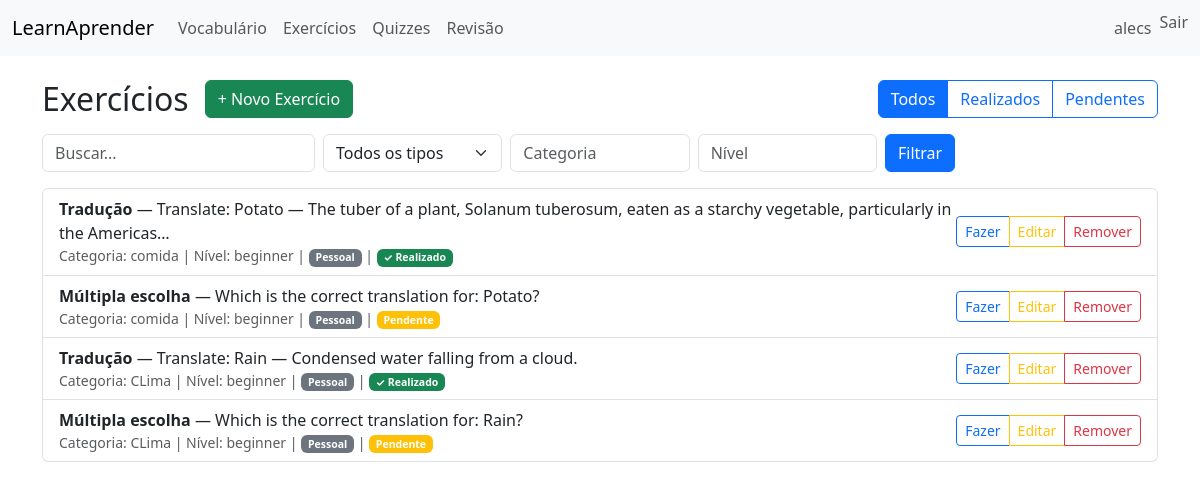
The page /exercises/ (signed in) on the database as committed earlier.
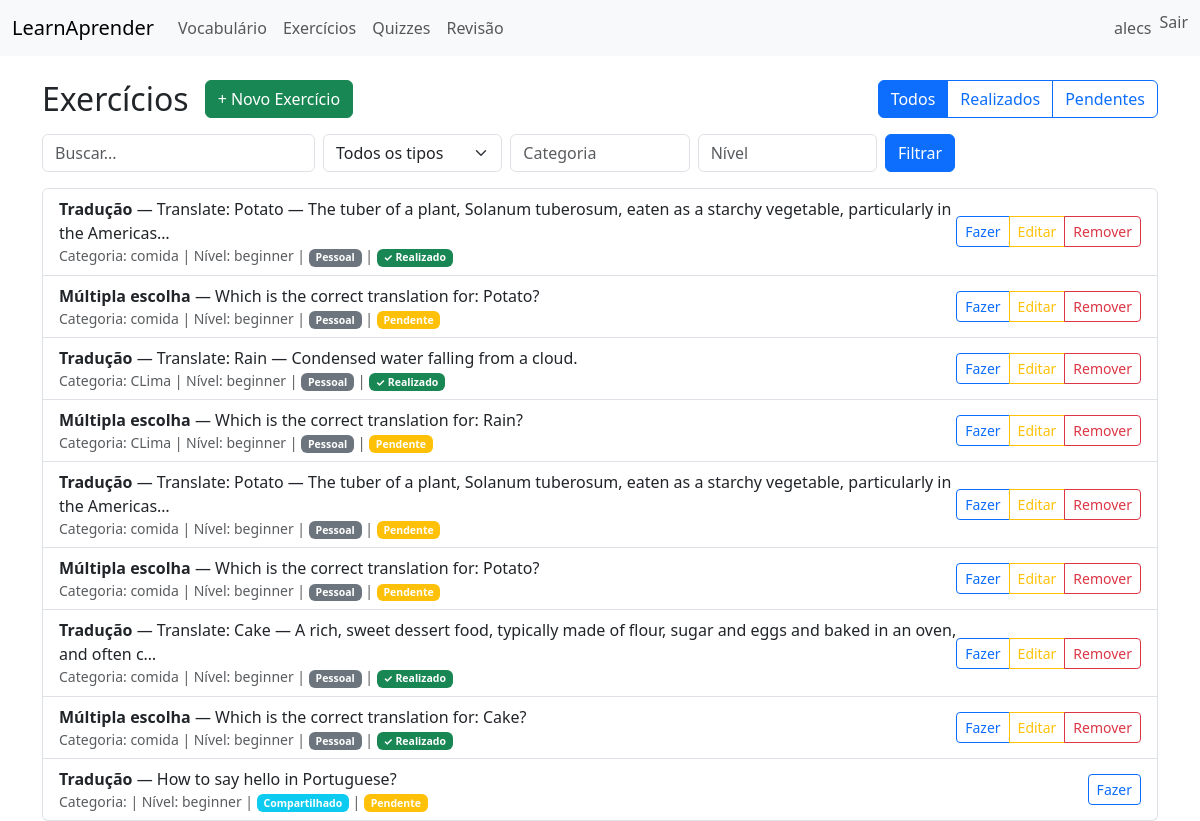
The same page on the database as committed later.
### exercises/models.py (models this page shows, shortened)
class Exercise(models.Model):
    TYPE_CHOICES = [
        ('mcq', 'Múltipla escolha'),
        ('gap', 'Preencher lacuna'),
        ('translate', 'Tradução'),
    ]
    question = models.TextField()
    exercise_type = models.CharField(max_length=20, choices=TYPE_CHOICES)
    choices = models.JSONField(blank=True, null=True, help_text='Lista de escolhas para MCQ')
    answer = models.TextField()
    level = models.CharField(max_length=20, blank=True)
    category = models.CharField(max_length=100, blank=True)
    created_by = models.ForeignKey(User, on_delete=models.SET_NULL, null=True, blank=True)
    is_shared = models.BooleanField(default=False, help_text='Se marcado, exercício é disponível para todos os usuários')
    created_at = models.DateTimeField(auto_now_add=True)

### exercises/views.py (the view)
# urls.py: path('', views.ExerciseListView.as_view(), name='list'),
class ExerciseListView(ListView):
    model = Exercise
    template_name = 'exercises/list.html'
    paginate_by = 15
    def get_queryset(self):
        from django.db.models import Q
        qs = Exercise.objects.filter(
            Q(created_by=self.request.user) | Q(is_shared=True)
        )
        q = self.request.GET.get('q')
        level = self.request.GET.get('level')
        category = self.request.GET.get('category')
        etype = self.request.GET.get('type')
        exercise_type = self.request.GET.get('exercise_type')
        done_filter = self.request.GET.get('done')
        if q:
            qs = qs.filter(question__icontains=q) | qs.filter(answer__icontains=q)
        if level:
            qs = qs.filter(level__icontains=level)
        if category:
            qs = qs.filter(category__icontains=category)
        if etype or exercise_type:
            filter_type = etype or exercise_type
            qs = qs.filter(exercise_type=filter_type)
        if done_filter == 'done':
            exercise_ids = PerformanceRecord.objects.filter(user=self.request.user).values_list('exercise_id', flat=True).distinct()
            qs = qs.filter(id__in=exercise_ids)
        elif done_filter == 'undone':
            exercise_ids = PerformanceRecord.objects.filter(user=self.request.user).values_list('exercise_id', flat=True).distinct()
            qs = qs.exclude(id__in=exercise_ids)
        return qs.order_by('id')
    def get_context_data(self, **kwargs):
        context = super().get_context_data(**kwargs)
        user_attempts = PerformanceRecord.objects.filter(
            user=self.request.user
        ).values_list('exercise_id', flat=True).distinct()
        for exercise in context.get('object_list', []):
            exercise.is_done = exercise.id in user_attempts
        if 'page_obj' in context:
            for exercise in context['page_obj']:
                exercise.is_done = exercise.id in user_attempts
        context['done_filter'] = self.request.GET.get('done', '')
        context['exercise_type'] = self.request.GET.get('exercise_type', '')
        return context

### templates/exercises/list.html (shortened to what this page needs)
{% extends 'base.html' %}
{% block content %}
  <div class="d-flex justify-content-between align-items-center mb-3">
    <div class="d-flex align-items-center gap-3">
      <h2 class="mb-0">Exercícios</h2>
      <a class="btn btn-success" href="{% url 'exercises:create' %}">+ Novo Exercício</a>
    </div>
    <div>
      <div class="btn-group" role="group" aria-label="Filtros">
        <a class="btn {% if done_filter == '' %}btn-primary{% else %}btn-outline-primary{% endif %}" href="{% url 'exercises:list' %}?done=">Todos</a>
        <a class="btn {% if done_filter == 'done' %}btn-primary{% else %}btn-outline-primary{% endif %}" href="{% url 'exercises:list' %}?done=done">Realizados</a>
        <a class="btn {% if done_filter == 'undone' %}btn-primary{% else %}btn-outline-primary{% endif %}" href="{% url 'exercises:list' %}?done=undone">Pendentes</a>
      </div>
    </div>
  </div>
  <form method="get" class="row g-2 mb-3">
    <div class="col-md-3"><input class="form-control" name="q" placeholder="Buscar..." value="{{ request.GET.q }}"></div>
    <div class="col-md-2">
      <select name="exercise_type" class="form-select">
        <option value="">Todos os tipos</option>
      </select>
    </div>
    <div class="col-md-2"><input class="form-control" name="category" placeholder="Categoria" value="{{ request.GET.category }}"></div>
    <div class="col-md-2"><input class="form-control" name="level" placeholder="Nível" value="{{ request.GET.level }}"></div>
    <div class="col-md-1"><button class="btn btn-primary">Filtrar</button></div>
  </form>
  <ul class="list-group">
    {% for ex in page_obj %}
      <li class="list-group-item d-flex justify-content-between align-items-center">
        <div>
          <strong>{{ ex.get_exercise_type_display }}</strong> — {{ ex.question|truncatechars:120 }}
          <div class="small text-muted">
            Categoria: {{ ex.category }} | Nível: {{ ex.level }}
            {% if ex.is_shared %}
              | <span class="badge bg-info">Compartilhado</span>
            {% else %}
              | <span class="badge bg-secondary">Pessoal</span>
            {% endif %}
            {% if ex.is_done %}
              | <span class="badge bg-success">✓ Realizado</span>
            {% else %}
              | <span class="badge bg-warning">Pendente</span>
            {% endif %}
          </div>
        </div>
        <div class="btn-group btn-group-sm" role="group">
          <a class="btn btn-outline-primary" href="{% url 'exercises:take' ex.pk %}">Fazer</a>
          {% if user == ex.created_by or user.is_staff %}
            <a class="btn btn-outline-warning" href="{% url 'exercises:edit' ex.pk %}">Editar</a>
            <a class="btn btn-outline-danger" href="{% url 'exercises:delete' ex.pk %}">Remover</a>
          {% endif %}
        </div>
      </li>
    {% empty %}
      <li class="list-group-item">Nenhum exercício encontrado.</li>
    {% endfor %}
  </ul>
{% endblock %}

### templates/base.html (shortened to what this page needs)
<!doctype html>
<html lang="en">
  <head>
    <link href="https://cdn.jsdelivr.net/npm/bootstrap@5.3.2/dist/css/bootstrap.min.css" rel="stylesheet">
  </head>
  <body>
    <nav class="navbar navbar-expand-lg navbar-light bg-light">
      <div class="container-fluid">
        <a class="navbar-brand" href="/">LearnAprender</a>
        <div class="collapse navbar-collapse">
          <ul class="navbar-nav me-auto mb-2 mb-lg-0">
            <li class="nav-item"><a class="nav-link" href="/vocab/">Vocabulário</a></li>
            <li class="nav-item"><a class="nav-link" href="/exercises/">Exercícios</a></li>
            <li class="nav-item"><a class="nav-link" href="/quizzes/">Quizzes</a></li>
            <li class="nav-item"><a class="nav-link" href="/reviews/">Revisão</a></li>
          </ul>
          <ul class="navbar-nav">
            {% if user.is_authenticated %}
              <li class="nav-item"><a class="nav-link" href="{% url 'profile' %}">{{ user.username }}</a></li>
              <li class="nav-item">
                <form method="post" action="{% url 'logout' %}">{% csrf_token %}
                  <button type="submit" class="btn btn-link nav-link" style="display:inline;padding:0;border:none;background:none">Sair</button>
                </form>
              </li>
            {% else %}
              <li class="nav-item"><a class="nav-link" href="{% url 'login' %}">Entrar</a></li>
              <li class="nav-item"><a class="nav-link" href="{% url 'register' %}">Registrar</a></li>
            {% endif %}
          </ul>
        </div>
      </div>
    </nav>
    <div class="container mt-4">
      {% block content %}{% endblock %}
    </div>
  </body>
</html>

Rows that differ between the two databases and show on the page:
added Exercise: exercise_type "Tradução", question "Translate: Potato — The tuber of a plant, Solanum tuberosum, eaten as a starchy vegetable, particularly in the Americas…", category "comida", level "beginner", is_shared "Pessoal", shows "Pendente", shows "Editar"
added Exercise: exercise_type "Múltipla escolha", question "Which is the correct translation for: Potato?", category "comida", level "beginner", is_shared "Pessoal", shows "Pendente", shows "Editar"
added Exercise: exercise_type "Tradução", question "Translate: Cake — A rich, sweet dessert food, typically made of flour, sugar and eggs and baked in an oven, and often c…", category "comida", level "beginner", is_shared "Pessoal", shows "✓ Realizado", shows "Editar"
added Exercise: exercise_type "Múltipla escolha", question "Which is the correct translation for: Cake?", category "comida", level "beginner", is_shared "Pessoal", shows "✓ Realizado", shows "Editar"
added Exercise: exercise_type "Tradução", question "How to say hello in Portuguese?", level "beginner", is_shared "Compartilhado", shows "Pendente"
